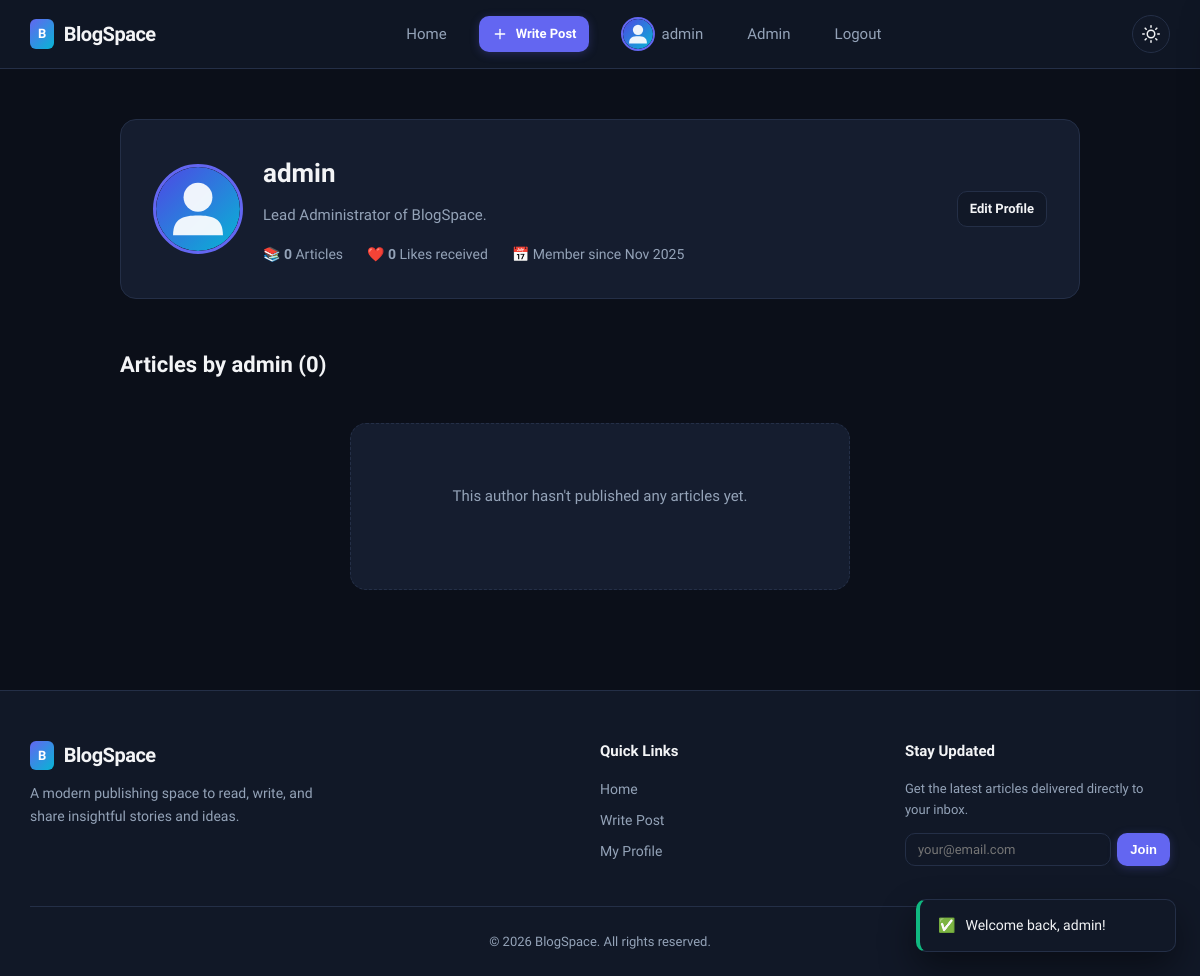
The page /author.php?id=1 (signed in) on the database its author committed.
### tables this page shows
CREATE TABLE IF NOT EXISTS user (
  id INT AUTO_INCREMENT PRIMARY KEY,
  username VARCHAR(50) NOT NULL UNIQUE,
  email VARCHAR(150) NOT NULL UNIQUE,
  password VARCHAR(255) NOT NULL,
  role VARCHAR(30) DEFAULT 'user',
  profile_image VARCHAR(255) DEFAULT NULL,
  bio TEXT DEFAULT NULL,
  created_at TIMESTAMP DEFAULT CURRENT_TIMESTAMP
);

### inc/helpers.php (called while the page is built, shortened)
<?php
function is_logged_in() {
    return !empty($_SESSION['user']) && !empty($_SESSION['user']['id']);
}
function current_user_id() {
    return $_SESSION['user']['id'] ?? 0;
}
function get_avatar_url($profileImage) {
    return BASE_URL . 'assets/default-avatar.svg';
}

### author.php (the view, shortened to what this page needs)
<?php
require_once __DIR__ . '/inc/helpers.php';
$authorId = (int)($_GET['id'] ?? 0);
$stmt = $pdo->prepare('SELECT id, username, profile_image, bio, created_at FROM `user` WHERE id = :id LIMIT 1');
$stmt->execute([':id' => $authorId]);
$author = $stmt->fetch();
$postCountStmt = $pdo->prepare('SELECT COUNT(*) FROM blogPost WHERE user_id = :uid');
$postCountStmt->execute([':uid' => $authorId]);
$totalPosts = (int)$postCountStmt->fetchColumn();
$likesCountStmt = $pdo->prepare('
    SELECT COUNT(*) FROM post_like pl
    JOIN blogPost bp ON pl.post_id = bp.id
    WHERE bp.user_id = :uid
');
$likesCountStmt->execute([':uid' => $authorId]);
$totalLikesReceived = (int)$likesCountStmt->fetchColumn();
$postsStmt = $pdo->prepare('
    SELECT p.*, c.name AS category_name,
    (SELECT COUNT(*) FROM post_like WHERE post_id = p.id) AS likes_count
    FROM blogPost p
    LEFT JOIN category c ON p.category_id = c.id
    WHERE p.user_id = :uid
    ORDER BY p.created_at DESC
');
$postsStmt->execute([':uid' => $authorId]);
$authorPosts = $postsStmt->fetchAll();
require_once __DIR__ . '/inc/header.php';
?>
<div class="article-container" style="max-width:960px;">
  <div class="author-card-box" style="margin-top:20px;padding:32px;">
    <img src="<?php echo get_avatar_url($author['profile_image']); ?>" alt="<?php echo htmlspecialchars($author['username']); ?>" class="author-card-avatar" style="width:90px;height:90px;">
    <div class="author-card-info" style="flex:1;">
      <h1 style="font-size:26px;font-weight:800;"><?php echo htmlspecialchars($author['username']); ?></h1>
      <p style="margin:8px 0 16px;font-size:15px;line-height:1.6;">
        <?php echo !empty($author['bio']) ? htmlspecialchars($author['bio']) : 'Contributing writer on ' . htmlspecialchars(SITE_NAME) . '.'; ?>
      </p>
      <div style="display:flex;align-items:center;gap:24px;font-size:14px;color:var(--text-muted);flex-wrap:wrap;">
        <span>📚 <strong><?php echo $totalPosts; ?></strong> Articles</span>
        <span>❤️ <strong><?php echo $totalLikesReceived; ?></strong> Likes received</span>
        <span>📅 Member since <?php echo date('M Y', strtotime($author['created_at'])); ?></span>
      </div>
    </div>
    <?php if (is_logged_in() && current_user_id() == $author['id']): ?>
      <div>
        <a href="<?php echo BASE_URL; ?>profile_edit.php" class="btn btn-secondary btn-sm">Edit Profile</a>
      </div>
    <?php endif; ?>
  </div>
  <div style="margin-top:40px;">
    <h2 style="font-size:22px;font-weight:700;margin-bottom:24px;">Articles by <?php echo htmlspecialchars($author['username']); ?> (<?php echo $totalPosts; ?>)</h2>
    <?php if (empty($authorPosts)): ?>
      <div class="empty-state">
        <p>This author hasn't published any articles yet.</p>
      </div>
    <?php endif; ?>
  </div>
</div>
<?php require_once __DIR__ . '/inc/footer.php'; ?>

### assets/css/styles.css (style rules this page uses)
:root { --bg: #0b0f19; --surface: #111827; --surface-hover: #1f2937; --card: #151d2f; --border: #242f47; --border-light: #2d3b59; --text: #f3f4f6; --text-muted: #94a3b8; --primary: #6366f1; --primary-hover: #4f46e5; --primary-glow: rgba(99, 102, 241, 0.25); --accent: #06b6d4; --danger: #f43f5e; --success: #10b981; --radius-sm: 6px; --radius-md: 10px; --radius-lg: 16px; --shadow-sm: 0 2px 8px rgba(0, 0, 0, 0.25); --shadow-md: 0 8px 24px rgba(0, 0, 0, 0.35); --shadow-lg: 0 16px 36px rgba(0, 0, 0, 0.45); --header-bg: rgba(17, 24, 39, 0.85); --code-bg: #0d121f; }
*, *::before, *::after { box-sizing: border-box; margin: 0; padding: 0; }
body { font-family: 'Plus Jakarta Sans', system-ui, -apple-system, sans-serif; background-color: var(--bg); color: var(--text); line-height: 1.65; font-size: 16px; min-height: 100vh; display: flex; flex-direction: column; transition: background-color 0.25s ease, color 0.25s ease; overflow-x: hidden; }
a { color: var(--primary); text-decoration: none; transition: color 0.2s ease; }
img { max-width: 100%; height: auto; display: block; }
.btn { display: inline-flex; align-items: center; justify-content: center; gap: 8px; font-weight: 600; font-size: 14px; padding: 9px 18px; border-radius: var(--radius-md); cursor: pointer; border: 1px solid transparent; transition: all 0.2s ease; text-decoration: none; white-space: nowrap; }
.btn-secondary { background: var(--surface); color: var(--text); border-color: var(--border); }
.btn-sm { padding: 6px 12px; font-size: 13px; }
.article-container { max-width: 820px; margin: 0 auto; }
.author-card-box { background: var(--card); border: 1px solid var(--border); border-radius: var(--radius-lg); padding: 24px; display: flex; align-items: center; gap: 20px; margin-bottom: 48px; }
.author-card-avatar { width: 72px; height: 72px; border-radius: 50%; object-fit: cover; border: 3px solid var(--primary); flex-shrink: 0; }
.author-card-info p { color: var(--text-muted); font-size: 14px; }
.empty-state { text-align: center; padding: 60px 20px; background: var(--card); border: 1px dashed var(--border); border-radius: var(--radius-lg); margin: 40px auto; max-width: 500px; }
.empty-state p { color: var(--text-muted); font-size: 15px; margin-bottom: 20px; }

### rows shown on the page
user: username "admin", bio "Lead Administrator of BlogSpace.", created_at "Nov 2025"

### other values the page prints
SITE_NAME "BlogSpace"
$_SESSION['user']['username'] "admin"
$totalPosts "0"
$totalLikesReceived "0"
